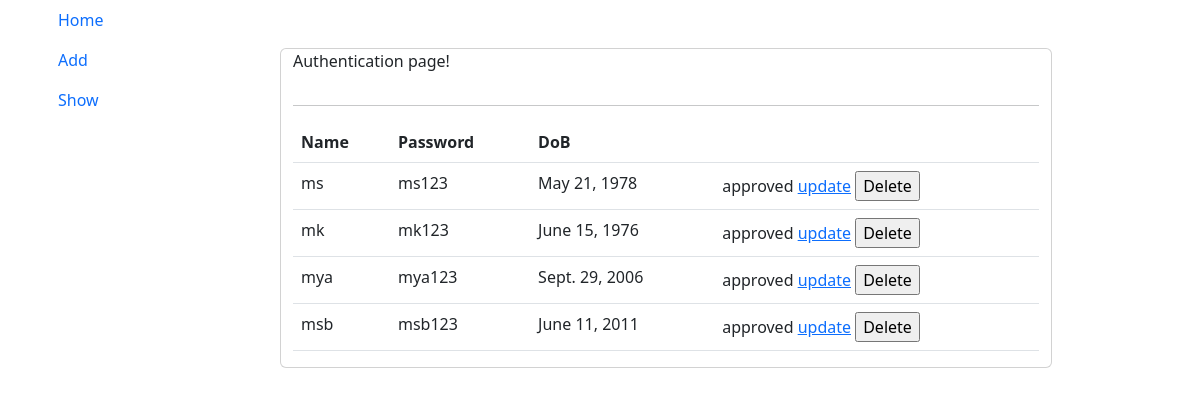
Page /show/ on the committed database.
### userregistration/models.py (models this page shows)
class User(models.Model):
    name=models.CharField(max_length=50)
    password=models.CharField(max_length=50)
    date_of_birth=models.DateField(null=True)
    is_authenticated = models.BooleanField(default=False)
    def __str__(self):
        return str(self.name)

### userregistration/views.py (the view)
# urls.py: path('show/', views.show, name='show'),
def show(request):
    users = User.objects.all()
    context = {
        'users': users,
    }
    return render(request, 'userregistration/show.html', context)

### userregistration/templates/userregistration/show.html (shortened to what this page needs)
{% extends 'userregistration/base.html' %}
{% block content %}
<div class="col-sm-10">
    <div class="m-5 card container">
        <p>Authentication page!</p>
        <hr>
        <table class="table table-hover">
            <thead>
                <th>Name</th>
                <th>Password</th>
                <th>DoB</th>
                <th></th>
            </thead>
            <tbody>
                {% for user in users %}
                <tr>
                    <td>{{user.name}}</td>
                    <td>{{user.password}}</td>
                    <td>{{user.date_of_birth}}</td>
                    <td>
                        {% if not user.is_authenticated %}
                        <form class = "d-inline" action="{% url 'approve' user.id %}" method="post">
                            {% csrf_token %}
                            <input type="submit" value="Approve">
                        </form>
                        {% else %}
                        <p class = "d-inline">approved</p>
                        {% endif %}
                        <a class="d-inline" href="{% url 'update' user.id %}">update</a>
                        <form class = "d-inline" action="{% url 'delete' user.id %}" method="post">
                            <input type="submit" value="Delete">
                        </form>
                    </td>
                </tr>
                {% endfor %}
            </tbody>
        </table>
    </div>
</div>
</div>
{% endblock %}

### userregistration/templates/userregistration/base.html (shortened to what this page needs)
<!DOCTYPE html>
<html lang="en">
<head>
    <link href="https://cdn.jsdelivr.net/npm/bootstrap@5.2.0-beta1/dist/css/bootstrap.min.css" rel="stylesheet"
>
    <link rel="stylesheet" href="https://cdnjs.cloudflare.com/ajax/libs/font-awesome/6.1.1/css/all.min.css" />
</head>
<body>
    <div class="container">
        <div class="row">
            <div class="col-sm-2">
                <ul class="nav flex-column">
                    <li class="nav-item">
                        <a class="nav-link active" aria-current="page" href="{% url 'home' %}">Home</a>
                    </li>
                    <li class="nav-item">
                        <a class="nav-link active" aria-current="page" href="{% url 'add' %}">Add</a>
                    </li>
                    <li class="nav-item">
                        <a class="nav-link" href="{% url 'show' %}">Show</a>
                    </li>
                </ul>
            </div>
            <div class="col-sm-10">
                {% block content %}
                {% endblock %}
            </div>
        </div>
</body>
</html>

### rows in the picture
User: name "ms", password "ms123", date_of_birth "May 21, 1978", is_authenticated "approved"
User: name "mk", password "mk123", date_of_birth "June 15, 1976", is_authenticated "approved"
User: name "mya", password "mya123", date_of_birth "Sept. 29, 2006", is_authenticated "approved"
User: name "msb", password "msb123", date_of_birth "June 11, 2011", is_authenticated "approved"
